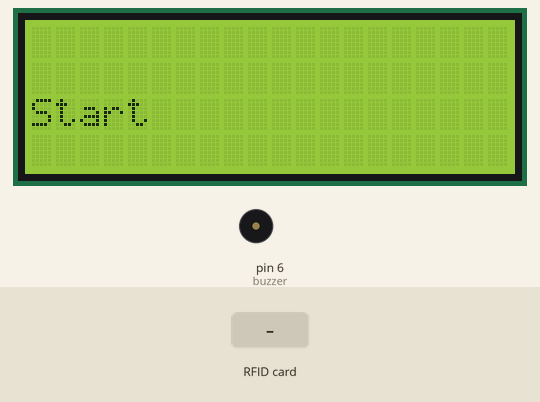
Simulated run of this sketch. Board: Arduino Uno, built with avr-gcc and run on an emulated ATmega328P. On the bench: 20×4 character LCD, buzzer (waves = sounding, pin HIGH). The inputs (shaded band) are chosen by the test bench. Pins used as bus, display or sensor lines are not drawn.

Above: at 1.3 s.
1.4 s: RFID card BC 14 21 23 held to the reader
At 1.7 s:
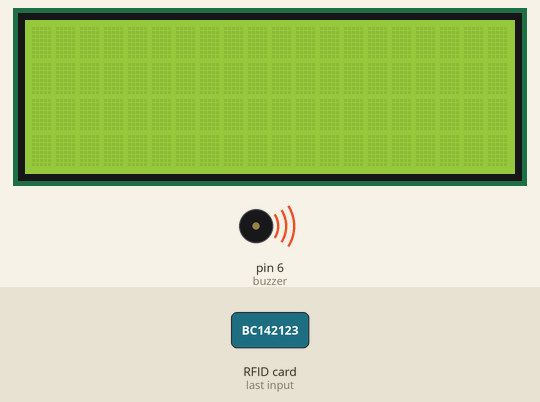
At 3.9 s:
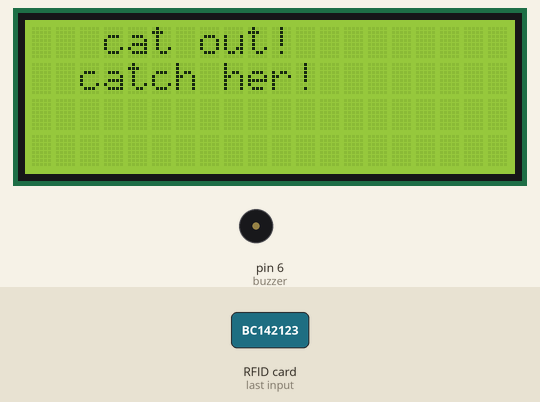
4.4 s: RFID card 5E 7A 19 C4 held to the reader
At 10.5 s:
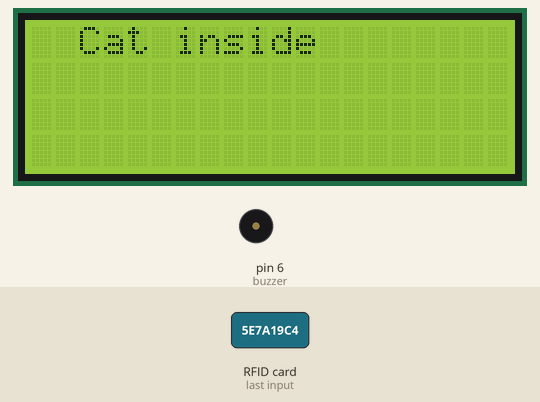
Timing chart, 0 to 12.0 s (numbered marks = the images above; inputs shaded):
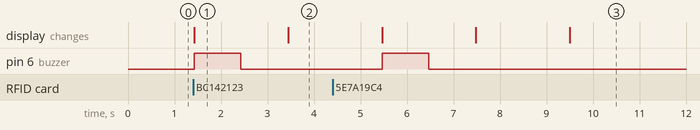

The sketch:

Final_project_codeforgirls.ino
```cpp
#include <SPI.h>
#include <MFRC522.h>
#include <LiquidCrystal.h>
#include <Wire.h>
#include <LiquidCrystal_I2C.h>


#define RST_PIN 9
#define SS_PIN 10

byte readCard[4];
String MasterTag = "BC 14 21 23";  // REPLACE this Tag ID with your Tag ID!!!
String tagID = "";

// Create instances
MFRC522 mfrc522(SS_PIN, RST_PIN);
//LiquidCrystal lcd(7, 6, 5, 4, 3, 2); //Parameters: (rs, enable, d4, d5, d6, d7)
LiquidCrystal_I2C lcd(0x27,20,4);

const int buzzer=6;
int LEDpin=9;


  void setup()
{
  pinMode(LEDpin,OUTPUT);
  pinMode(buzzer, OUTPUT);

  // Initiating
  SPI.begin(); // SPI bus
  mfrc522.PCD_Init(); // MFRC522
 // lcd.begin(16, 2); // LCD screen

  lcd.clear();
  //lcd.print(" Access Control ");
  lcd.setCursor(0, 1);
 // lcd.print("Scan Your Card>>");


   lcd.init();                      // initialize the lcd
  lcd.init();
  // Print a message to the LCD.
  lcd.backlight();
   lcd.setCursor(0,2);
  lcd.print("Start");
}


  // put your main code here, to run repeatedly:
  void loop()
{

  //Wait until new tag is available
  while (getID())
  {
    lcd.clear();
    lcd.setCursor(0, 0);

    if (tagID == MasterTag)
    {

      // You can write any code here like opening doors, switching on a relay, lighting up an LED, or anything else you can think of.
    }
    else
    {

        digitalWrite(buzzer, HIGH);
        digitalWrite(LEDpin,HIGH);// turn the LED on (HIGH is the voltage level)
         delay(1000);                       // wait for a second
         digitalWrite(buzzer, LOW );
         digitalWrite(LEDpin, LOW);// turn the LED off by making the voltage LOW
          delay(1000);


      lcd.setCursor(3,0);
      lcd.print("cat out!");
      lcd.setCursor(2,1);
      lcd.print("catch her!");

    }

      lcd.setCursor(0, 1);
     // lcd.print(" ID : ");
     // lcd.print(tagID);

    delay(2000);

    lcd.clear();
    lcd.print("  Cat inside");
    lcd.setCursor(0, 1);
   // lcd.print("Scan Your Card>>");
  }
}

//Read new tag if available
boolean getID()
{
  // Getting ready for Reading PICCs
  if ( ! mfrc522.PICC_IsNewCardPresent()) { //If a new PICC placed to RFID reader continue
  return false;
  }
  if ( ! mfrc522.PICC_ReadCardSerial()) { //Since a PICC placed get Serial and continue
  return false;
  }
  tagID = "";
  for ( uint8_t i = 0; i < 4; i++) { // The MIFARE PICCs that we use have 4 byte UID
  //readCard[i] = mfrc522.uid.uidByte[i];
  tagID.concat(String(mfrc522.uid.uidByte[i], HEX)); // Adds the 4 bytes in a single String variable
  }
  tagID.toUpperCase();
  mfrc522.PICC_HaltA(); // Stop reading
  return true;
}
```

Measured:
- after the input at 1.4 s, pin 6 (buzzer): LOW → HIGH at once, → LOW 1.0 s later; the display: changes at once (image 1)
- after the input at 4.4 s, pin 6 (buzzer): LOW → HIGH after 1.1 s, → LOW 1.0 s later; the display: first changes after 1.1 s (image 3 shows a later state)
- what the display in image 1 shows lasts 2.0 s, from 1.4 s to 3.4 s
